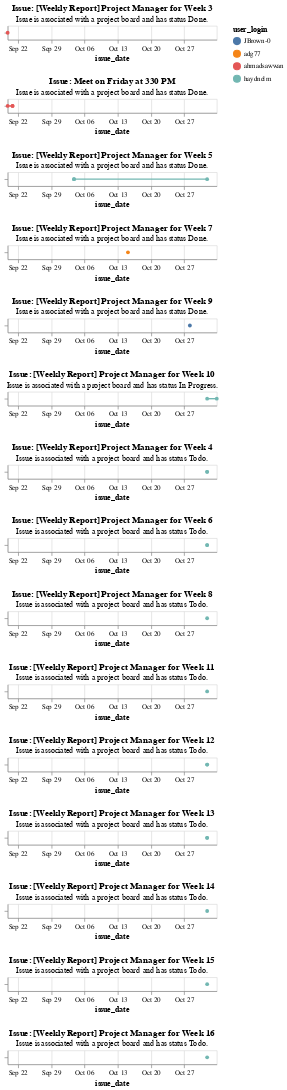

Notebook source saved alongside this figure:
### Markdown cell above
### Issues and Project Management Over Time

### Code cell
# Once again melt the issues dataframe from wide to long format so that we can have all the issue dates in one column called issue_date
melted_issues_df = issues_df.melt(id_vars=['user.login', 'title', 'state', 'body', 'html_url', 'assignee', 'assignees_logins', 'labels', 'milestone', 'draft', 'comments', 'state_reason', 'closed_by.login', 'reactions.total_count', 'issue_duration', 'issue_associated_with_pull_request', 'pull_request.url', 'issue_status_on_project_board'], value_vars=['created_at', 'updated_at', 'closed_at'], var_name='issue_date_type', value_name='issue_date')

# Rename columns for because Altair does not let us use '.' in the column names
melted_issues_df = melted_issues_df.rename(columns={
    'user.login': 'user_login', 
    'closed_by.login': 'closed_by_login'
})

# Sort the DataFrame by issue_date
melted_issues_df = melted_issues_df.sort_values(by='issue_date')

# Get the unique issue titles
issue_titles = melted_issues_df['title'].unique().tolist()

# Initialize an empty list to store the charts
charts = []
# Loop through each issue title to create a chart for the issue
for title in issue_titles:
    # Create a selection so that we can highlight the contributions of each group member
    selection = alt.selection_point(fields=['user_login'], bind='legend')
    
    # Filter the DataFrame for the current issue title
    subset_data = melted_issues_df[melted_issues_df['title'] == title]
    
    # Initialize a list to store subtitles for the chart
    subtitle = []
    
    # Check if the issue is associated with a pull request
    has_pr = subset_data[subset_data['issue_associated_with_pull_request'] == True]
    if not has_pr.empty:
        # If the issue is associated with a pull request, get the URL of the pull request and add it to the subtitle
        pr_url = subset_data['pull_request.url'].unique()[0]
        subtitle.append(f"Issue associated with a pull request ({pr_url}).")
    
    # Check if the issue is associated with a project board
    has_project_board = subset_data[subset_data['issue_status_on_project_board'].notna()]
    if not has_project_board.empty:
        # If the issue is associated with a project board, get the status of the issue on the project board and add it to the subtitle
        board_status = subset_data['issue_status_on_project_board'].unique()[0]
        subtitle.append(f"Issue is associated with a project board and has status {board_status}.")
    
    # If no subtitles were added, add a default message
    if not subtitle:
        subtitle = "Issue is not associated with a pull request or a project board."
    
    # Create a line chart for the current issue title
    chart = alt.Chart(subset_data).mark_line(point=True).encode(
        x='issue_date:T', # Use the issue date as the x-axis
        y=alt.Y('title', axis=alt.Axis(title=None, labels=False)), # Use the title as the y-axis and don't show the axis labels or title since we have the title in the chart title
        color='user_login:N', # Color the lines by the user login
        tooltip=[
            'user_login', 'closed_by_login', 'yearmonthdatehoursminutes(issue_date)', 'issue_date_type', 
            'title', 'body', 'state', 'assignee', 'assignees_logins', 'html_url'
        ], # Show the user login, closed by login, issue date, issue date type, title, body, state, assignee, assignees logins, and HTML URL in the tooltip
        opacity=alt.condition(selection, alt.value(1), alt.value(0.1)) # Set the opacity to 1 if the user login is selected and 0.1 if not
    ).add_params(selection).properties(
        # Set the title of the chart to be the issue title and the subtitle to be the subtitles we created
        title=alt.Title(f"Issue: {title}", subtitle=subtitle)
    )
    
    # Append the chart to the list of charts
    charts.append(chart)

# Concatenate all the charts vertically and resolve the x-scale to be shared
alt.vconcat(*charts).resolve_scale(x='shared')
